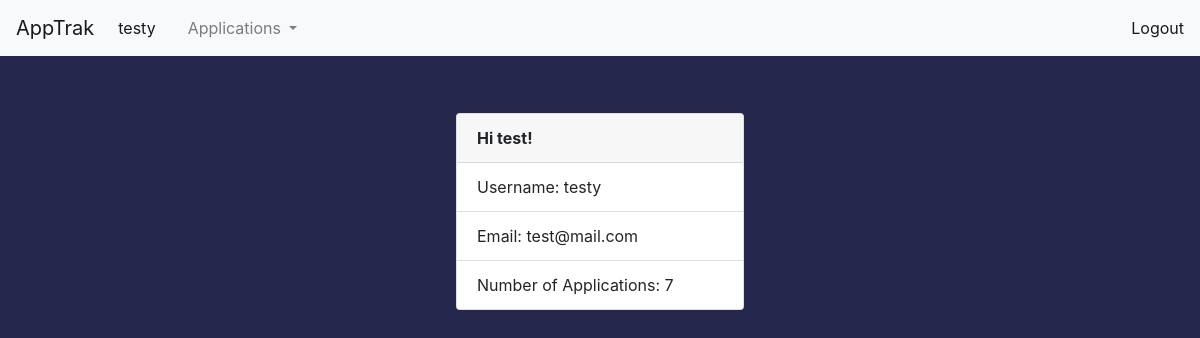
The app's page /user-info (signed in) with its own data.
### apptrak/blueprints/auth/models.py (models this page shows, shortened)
class User(UserMixin, db.Model):
    id = db.Column(db.Integer, primary_key=True)
    name = db.Column(db.String(100))
    username = db.Column(db.String, unique=True)
    email = db.Column(db.String, unique=True)
    password = db.Column(db.String(40))
    job_applications = db.relationship('JobApplication', backref='user')

### apptrak/blueprints/auth/views.py (the view)
@auth.route('/user-info', methods=['GET', 'POST'])
@login_required
def user_info():
    user = current_user
    num_apps = len(current_user.job_applications)
    return flask.render_template('user-info.html', user=user, num_apps=num_apps)

### apptrak/blueprints/auth/models.py (called while the page is built)
@login_mgr.user_loader
def load_user(user_id):
    return User.query.get(user_id)

### apptrak/blueprints/auth/templates/user-info.html (shortened to what this page needs)
{% extends 'base.html' %}
{% block body %}
<div class="card_wrapper">
    <div class="card d-flex justify-content-center" style="width: 18rem;">
        <div class="card-header">
            <b>Hi {{ user.name }}!</b>
        </div>
        <ul class="list-group list-group-flush">
            <li class="list-group-item">Username: {{ user.username }}</li>
            <li class="list-group-item">Email: {{ user.email }} </li>
            <li class="list-group-item">Number of Applications: {{ num_apps }}</li>
        </ul>
    </div>
</div>
{% endblock %}

### apptrak/templates/base.html (shortened to what this page needs)
<!DOCTYPE html>
<html>
<head>
  <link rel="stylesheet" href="https://stackpath.bootstrapcdn.com/bootstrap/4.5.1/css/bootstrap.min.css">
</head>
<body>
    <nav class="navbar navbar-expand-lg navbar-light bg-light fixed-top">
      <a class="navbar-brand" href="#">AppTrak</a>
      <div class="collapse navbar-collapse" id="navbarNav">
        <ul class="navbar-nav">
          <li class="nav-item active">
            <a class="nav-link" href="{{ url_for('auth.user_info') }}">{% if current_user.is_authenticated %}{{ current_user.username }}{% endif %} <span class="sr-only">(current)</span></a>
          </li>
          <li class="nav-item">
            <a class="nav-link" href="{{ url_for('auth.user_info') }}"></a>
          </li>
          {% if not current_user.is_anonymous %}
          <li class="nav-item dropdown">
              <a class="nav-link dropdown-toggle" href="#" id="navbarDropdown" role="button" data-toggle="dropdown" aria-haspopup="true" aria-expanded="false">
                Applications
              </a>
          </li>
          {% endif %}
        </ul>
      </div>
        <span class="navbar-text">
            {% if current_user.is_anonymous %}
            <a href="{{ url_for('auth.login') }}">Login</a>
            {% else %}
            <a href="{{ url_for('auth.logout') }}">Logout</a>
            {% endif %}
         </span>
    </nav>
<div class="container-fluid dynamic-body">
      {% block body %}
      {% endblock %}
</div>
</body>
</html>

### apptrak/templates/base.html (style rules this page uses)
body { padding-top: 65px; background-color: #25274D; }
.card_wrapper { margin: 3em; display: flex; justify-content: center; align-items: center; }

### records on screen
User: username "testy", name "test", email "test@mail.com"

### other values on screen
{{ num_apps }} "7"
